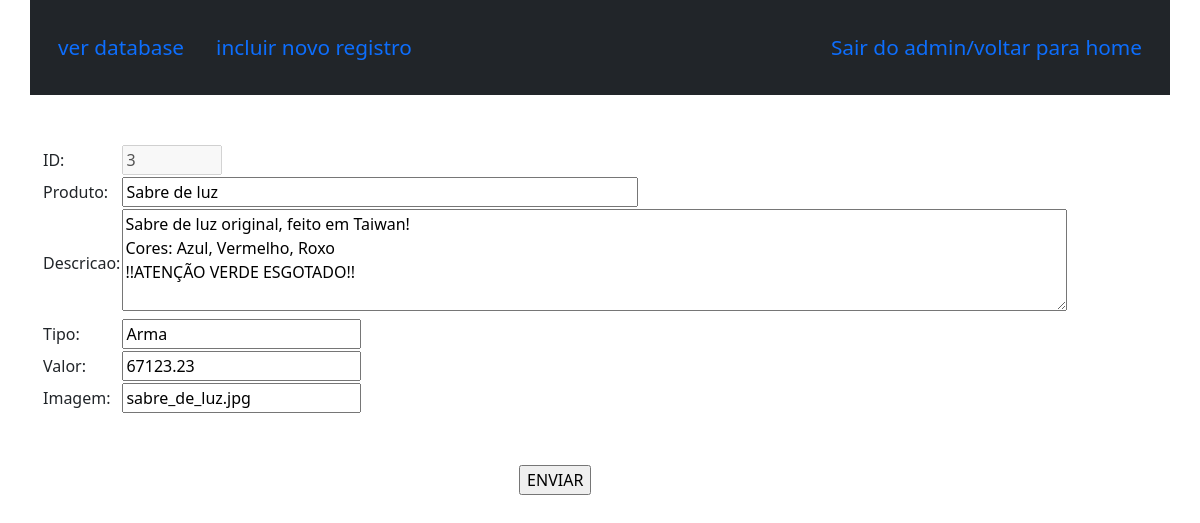
The page /admin/edit/3 on the database its author committed.
### tables this page shows
CREATE TABLE produtos(
    id INTEGER PRIMARY KEY AUTOINCREMENT NOT NULL,
    produto VARCHAR(150) NOT NULL,
    descricao VARCHAR(1500),
    tipo VARCHAR(100) NOT NULL,
    valor DECIMAL(10,2) NOT NULL,
    img VARCHAR(100) NOT NULL
);

### views.py (the view, shortened to what this page needs)
@views.route('/admin/edit/<id>', methods=['GET','POST'])
def admin_edit(id):
    print(id)
    met = request.method
    if met == "GET":
        con = sqlite3.connect('alphaCentauri/static/database.db')
        cur = con.cursor()
        select = f"SELECT * FROM produtos WHERE id = {id}"
        cur.execute(select)
        tab = cur.fetchone()
        return render_template("admin_edit.html", result=tab)
    return render_template("admin.html")

### templates/admin_edit.html (shortened to what this page needs)
<!DOCTYPE html>
<html lang="en">
<head>
    <link rel="stylesheet" href="../../static/css/bootstrap.min.css">
</head>
<body>
    <header>
        <div class="container bg-dark fixed-top">
            <nav class="navbar">
                <div class="navbar justify-content-start">
                    <a href="/admin"> ver database </a>
                    <a href="/admin/add"> incluir novo registro </a>
                </div>
                <div>
                    <a href="/"> Sair do admin/voltar para home </a>
                </div>
            </nav>
        </div>
    </header>
<br><br><br><br><br><br>
<div class="container">
    <form method="POST" name="meuForm" id="meuForm" onsubmit="return validaForm()" enctype="multipart/form-data">
        <table>
            <tr><td> ID: </td><td> <input type="text" disabled size="5" value="{{result[0]}}" id="id" name="id"></td></tr>
            <tr><td>Produto:</td><td><input type="text" id="produto" name="produto" size="50" value="{{result[1]}}"></td></tr>
            <tr><td>Descricao:</td><td><textarea id="descricao" name="descricao" rows=4 cols=100 >{{result[2]}}</textarea></td></tr>
            <tr><td>Tipo:</td><td><input type="text" id="tipo" name="tipo" value="{{result[3]}}"/></td></tr>
            <tr><td>Valor:</td><td><input type="number" min="1.00" id="valor" name="valor" step="0.01" value="{{result[4]}}"/></td></tr>
            <tr><td>Imagem:</td><td><input type="text" name="file" id="file" value="{{result[5]}}"></td></tr>
            <tr><td><br><br></td></tr>
            <tr><td colspan="2" style="text-align: center"><input type="submit" value="ENVIAR"></td></tr>
        </table>
    </form>
</div>
</body>
</html>

### templates/admin_edit.html (style rules this page uses)
.navbar { font-size: 1.3rem; }
.navbar a { text-decoration: none; display: block; padding: 1rem 1rem; }

### rows shown on the page
produtos: id "3", produto "Sabre de luz", descricao "Sabre de luz original, feito em Taiwan! Cores: Azul, Vermelho, Roxo !!ATENÇÃO VERDE ESGOTADO!!", tipo "Arma", valor "67123.23", file "sabre_de_luz.jpg"
